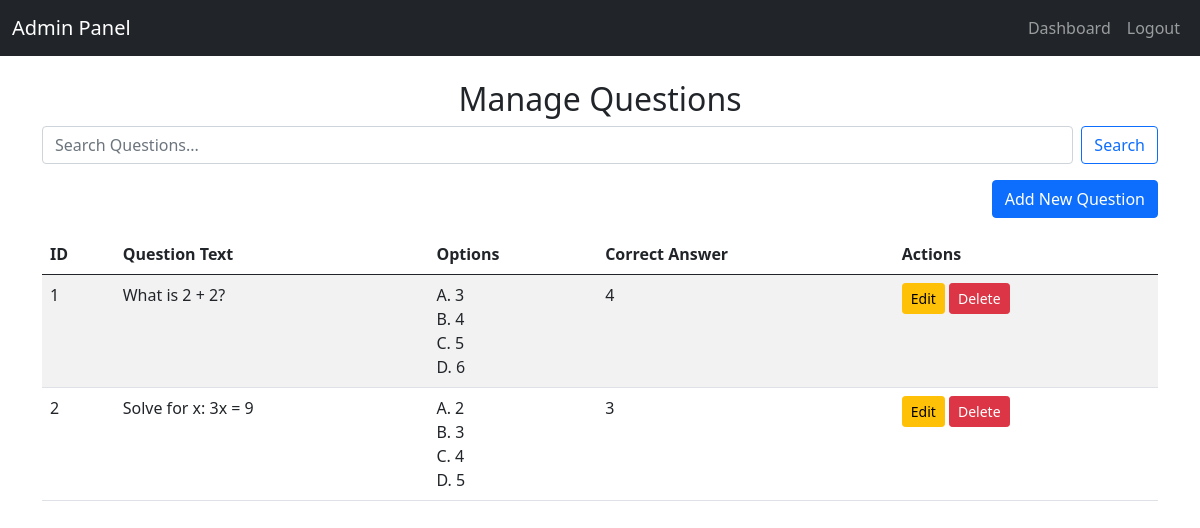
Page /admin/manage_questions/1 (signed in) on the committed database.
### tables this page shows
CREATE TABLE questions (
                    id INTEGER PRIMARY KEY AUTOINCREMENT,
                    quiz_id INTEGER,
                    question_statement TEXT NOT NULL,
                    option1 TEXT,
                    option2 TEXT,
                    option3 TEXT,
                    option4 TEXT,
                    correct_answer TEXT,
                    FOREIGN KEY (quiz_id) REFERENCES quizzes(id)
                  );

### app.py (the view, shortened to what this page needs)
@app.route('/admin/manage_questions/<int:quiz_id>', methods=['GET', 'POST'])
def manage_questions(quiz_id):
    if 'user_id' not in session or session['role'] != 'admin':
        return redirect(url_for('login'))
    conn = get_db_connection()
    questions = conn.execute('SELECT * FROM questions WHERE quiz_id = ?', (quiz_id,)).fetchall()
    conn.close()
    return render_template('manage_questions.html', questions=questions, quiz_id=quiz_id)

### app.py (called while the page is built)
def get_db_connection():
    conn = sqlite3.connect(DATABASE)
    conn.row_factory = sqlite3.Row
    return conn

### templates/manage_questions.html (shortened to what this page needs)
<!DOCTYPE html>
<html lang="en">
<head>
  <link href="https://cdn.jsdelivr.net/npm/bootstrap@5.1.0/dist/css/bootstrap.min.css" rel="stylesheet">
</head>
<body>
  <nav class="navbar navbar-expand-lg navbar-dark bg-dark">
    <div class="container-fluid">
      <a class="navbar-brand" href="{{ url_for('admin_dashboard') }}">Admin Panel</a>
      <div class="collapse navbar-collapse" id="navbarNav">
        <ul class="navbar-nav ms-auto">
          <li class="nav-item">
            <a class="nav-link" href="{{ url_for('admin_dashboard') }}">Dashboard</a>
          </li>
          <li class="nav-item">
            <a class="nav-link" href="{{ url_for('logout') }}">Logout</a>
          </li>
        </ul>
      </div>
    </div>
  </nav>
  <div class="container mt-4">
    <h2 class="text-center">Manage Questions</h2>
    <form class="d-flex mb-3" method="GET" action="{{ url_for('search_questions', quiz_id=quiz_id) }}">
        <input class="form-control me-2" type="search" placeholder="Search Questions..." name="search" value="{{ search }}">
        <button class="btn btn-outline-primary" type="submit">Search</button>
    </form>
    <div class="d-flex justify-content-end mb-3">
      <button class="btn btn-primary" data-bs-toggle="modal" data-bs-target="#addQuestionModal">
        Add New Question
      </button>
    </div>
    <table class="table table-striped">
      <thead>
        <tr>
          <th>ID</th>
          <th>Question Text</th>
          <th>Options</th>
          <th>Correct Answer</th>
          <th>Actions</th>
        </tr>
      </thead>
      <tbody>
        {% for question in questions %}
        <tr>
          <td>{{ question.id }}</td>
          <td>{{ question.question_statement }}</td>
          <td>
            <ul class="list-unstyled mb-0">
              <li>A. {{ question.option1 }}</li>
              <li>B. {{ question.option2 }}</li>
              <li>C. {{ question.option3 }}</li>
              <li>D. {{ question.option4 }}</li>
            </ul>
          </td>
          <td>{{ question.correct_answer }}</td>
          <td>
            <button class="btn btn-sm btn-warning btn-edit"
                    data-bs-toggle="modal" data-bs-target="#editQuestionModal"
                    data-id="{{ question.id }}"
                    data-text="{{ question.question_statement }}"
                    data-option1="{{ question.option1 }}"
                    data-option2="{{ question.option2 }}"
                    data-option3="{{ question.option3 }}"
                    data-option4="{{ question.option4 }}"
                    data-correct="{{ question.correct_answer }}">
              Edit
            </button>
            <button class="btn btn-sm btn-danger btn-delete"
                    data-bs-toggle="modal" data-bs-target="#deleteQuestionModal"
                    data-id="{{ question.id }}"
                    data-text="{{ question.question_statement }}">
              Delete
            </button>
          </td>
        </tr>
        {% endfor %}
      </tbody>
    </table>
  </div>
</body>
</html>

### rows in the picture
questions: id "1", question_statement "What is 2 + 2?", option1 "3", option2 "4", option3 "5", option4 "6", correct_answer "4"
questions: id "2", question_statement "Solve for x: 3x = 9", option1 "2", option2 "3", option3 "4", option4 "5", correct_answer "3"
